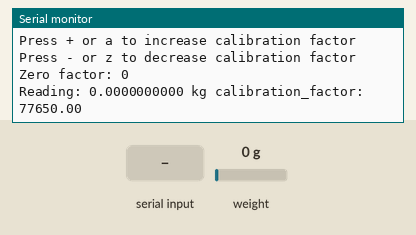
This sketch was run on a simulated Arduino Uno, built with avr-gcc and run on an emulated ATmega328P. Shown: the last lines printed to the serial monitor. Inputs (shaded band) come from the test bench; at power-on: weight on the scale 0 g.

Above: at 3.3 s.
3.4 s: weight on the scale set to 100 g
At 8.4 s:
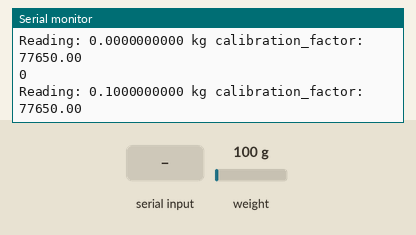
8.7 s: "w" received over Serial
At 12.7 s:
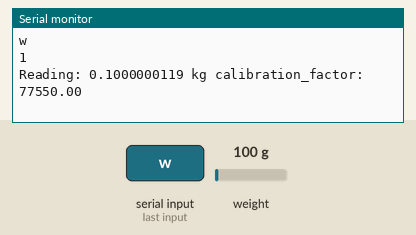
13.8 s: "e" received over Serial
At 18.3 s:
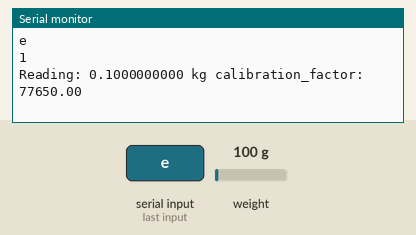
18.9 s: "q" received over Serial
At 23.7 s:
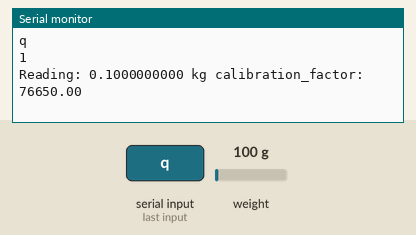
24.0 s: "r" received over Serial
At 28.2 s:
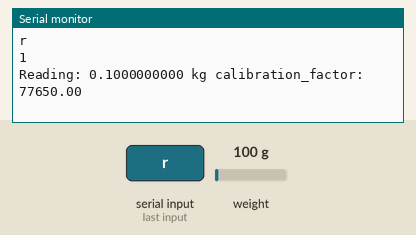
29.1 s: "Q" received over Serial
At 33.7 s:
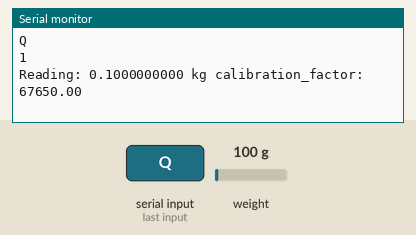
Timing chart, 0 to 35.2 s (numbered marks = the images above; inputs shaded):
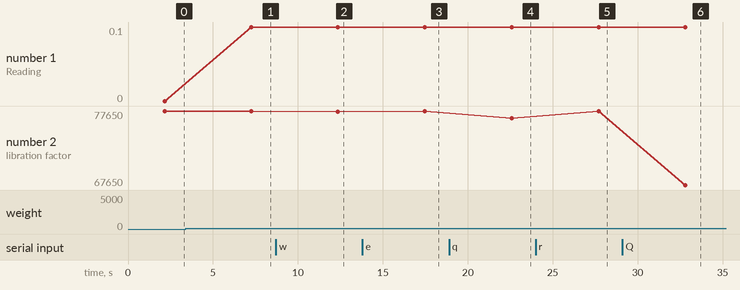

Measured:
- after the input at 3.4 s, the serial monitor: prints a new line after 3.8 s (image 1)
- after the input at 8.7 s, the serial monitor: prints a new line after 3.7 s (image 2)
- after the input at 13.8 s, the serial monitor: prints a new line after 3.7 s (image 3)
- after the input at 18.9 s, the serial monitor: prints a new line after 3.7 s (image 4)
- after the input at 24.0 s, the serial monitor: prints a new line after 3.7 s (image 5)
- after the input at 29.1 s, the serial monitor: prints a new line after 3.7 s (image 6)
- plotted number 1: 0 → 0.1 after the input at 3.4 s, 0.1 → 0.1 after the input at 8.7 s, 0.1 → 0.1 after the input at 13.8 s
- plotted number 2: 77650 → 77550 after the input at 8.7 s, 77550 → 77650 after the input at 13.8 s, 77650 → 76650 after the input at 18.9 s, 76650 → 77650 after the input at 24.0 s, 77650 → 67650 after the input at 29.1 s

The sketch:

calibrate_load_cell.ino
```cpp
// (licence header left out)
#include "HX711.h"

#define DOUT  3
#define CLK  2

HX711 scale(DOUT, CLK);

//float calibration_factor = -7050; //-7050 worked for my 440lb max scale setup
float calibration_factor = 77650;
int length_of_temp =0;
//75160.00
void setup() {
  Serial.begin(9600);
  Serial.println("HX711 calibration sketch");
  Serial.println("Remove all weight from scale");
  Serial.println("After readings begin, place known weight on scale");
  Serial.println("Press + or a to increase calibration factor");
  Serial.println("Press - or z to decrease calibration factor");

  scale.set_scale();
  scale.tare(); //Reset the scale to 0

  long zero_factor = scale.read_average(); //Get a baseline reading
  Serial.print("Zero factor: "); //This can be used to remove the need to tare the scale. Useful in permanent scale projects.
  Serial.println(zero_factor);
}

void loop() {

  scale.set_scale(calibration_factor); //Adjust to this calibration factor

  Serial.print("Reading: ");
  Serial.print(scale.get_units(), 10); // the 10 here says the number of effective number
  Serial.print(" kg"); //Change this to kg and re-adjust the calibration factor if you follow SI units like a sane person
  Serial.print(" calibration_factor: ");
  Serial.print(calibration_factor);
  Serial.println();
  delay(5000);

    //char temp = Serial.read();
    // be careful here! if it is a string, use double quote, if it is a char, use single quote
    // http://stackoverflow.com/questions/5697047/convert-serial-read-into-a-useable-string-using-arduino

char tmp;
String temp="";
  while(Serial.available()) {
    tmp = Serial.read();
    temp.concat(tmp);
    delay (10);
  }

  //  char tmp= Serial.read();
   // String temp="";
//    temp.concat(tmp);
    //temp.trim();
    Serial.println(temp);
    //length_of_temp=sizeof(temp);
    length_of_temp=temp.length() ;
    Serial.println(length_of_temp);
    if (temp.length() == 1)
    {
        if( temp.equals("+")   )
           {Serial.println(temp);
           calibration_factor += 10;}
        else if(temp == "-" )
          calibration_factor -= 10;
        else if(temp == "w" )
          calibration_factor -= 100;
        else if(temp == "e" )
          calibration_factor += 100;
        else if(temp == "q" )
          calibration_factor -= 1000;
        else if(temp == "r" )
          calibration_factor += 1000;
        else if(temp == "Q" )
          calibration_factor -= 10000;
        else if(temp == "L" )
          calibration_factor += 10000;
        else if (temp == "t")
          scale.tare();
	}
     else if(length_of_temp!=0)
   //     temp.toCharArray(temp, sizeof(temp));
//	int f = (temp);
    {
    Serial.println( temp.toInt());
   	calibration_factor=temp.toInt();
    }

}
```
